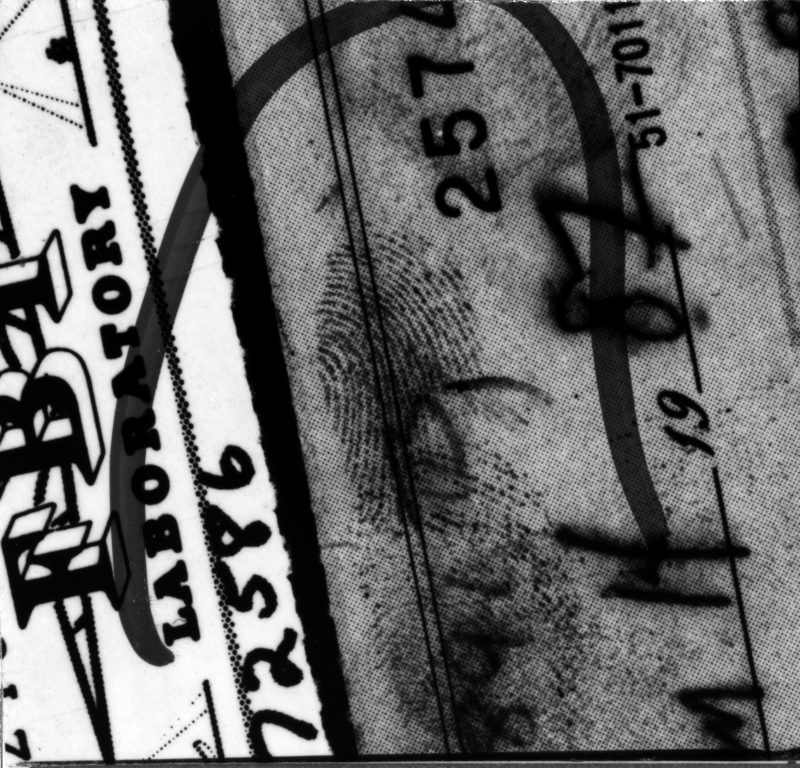
%> input picture 综合作业1/3.bmp, 800 x 768 px
$ octave fingerprint3_process.m   (GNU Octave 9; MATLAB toolbox functions it lacks are replaced by stand-ins)
%> lines starting %> are read from the running program, lines starting %| are printed output that depends on the picture; in (x1, y1, x2, y2) boxes, pixels count from 0 and x2, y2 are one past the last pixel; in counts of white or black regions, pixels touching at a corner belong together; the program's own positions count from 1
close all;
I = imread('.\3.bmp');
%> I is the input picture: size 768x800 uint8; min 0, max 255, mean 107.3
I = im2double(I);
%> I: size 768x800 double
[M,N]= size(I);
%> M = 768; N = 800

P = max(2*[M N]);% Padding size.
%> P = 1600
[DX, DY] = meshgrid(1:P);
H = ones(P,P);
D0 = 40;
n = 2;
F1 = fftshift(fft2(I,P,P));
F2 = log(1+abs(F1));
figure;
subplot(2,2,1),imshow(F2,[]),title('原图傅里叶变换');
%用notch滤波器去除原图中的黑点
notch = [616,237;252,54;60,440;425,608;240,987;614,1176;60,1421;444,1552];
for k = 1:8
    Dk1 = sqrt((DX-notch(k,1)).^2+(DY-notch(k,2)).^2);
    Dk2 = sqrt((DX-P-2+notch(k,1)).^2+(DY-P-2+notch(k,2)).^2);
    H1 = 1./(1+(D0./Dk1).^(2*n));
    H2 = 1./(1+(D0./Dk2).^(2*n));
    H = H.*H1.*H2;
end
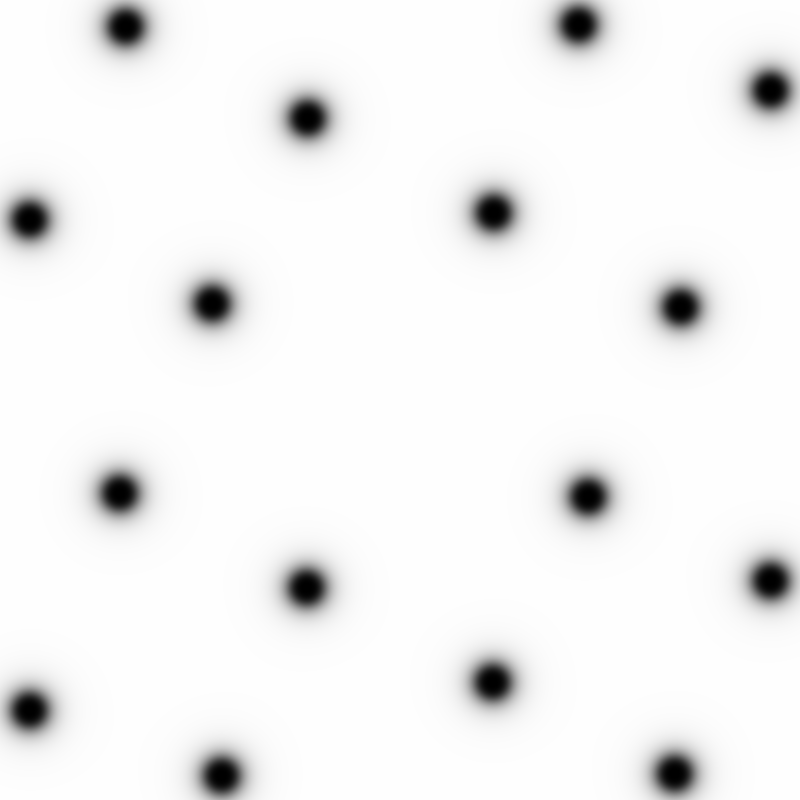
%> H: size 1600x1600 double (shown at 1/2 size); min 0, max 1, mean 0.953
subplot(2,2,2),imshow(H,[]),title('滤波器1');
G = H.*F1;
%去除黑线
H_2 = ones(P,P);
H_2(780:850,:)=0;
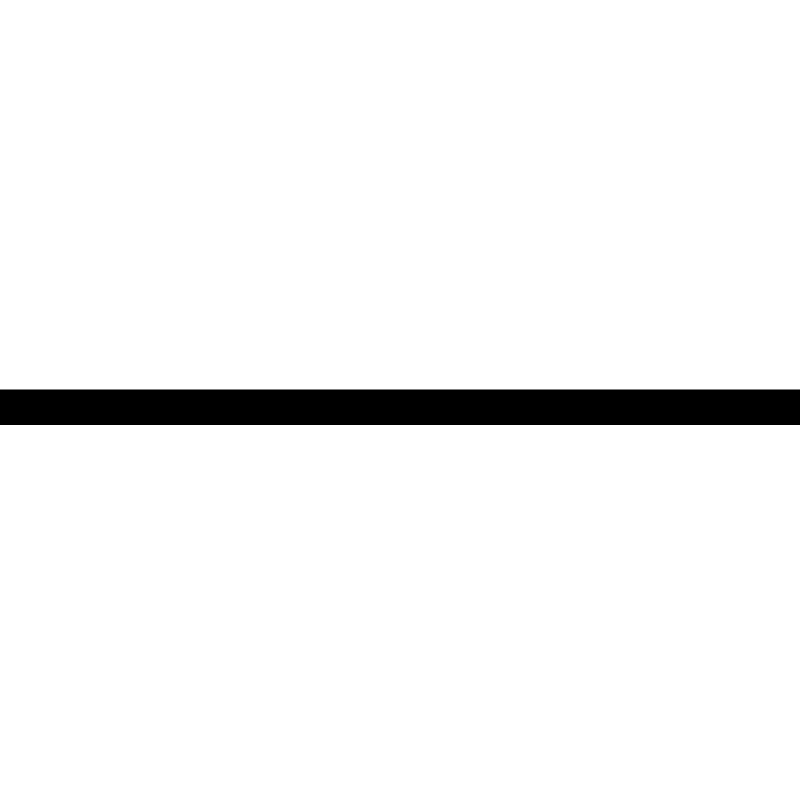
%> H_2: size 1600x1600 double (shown at 1/2 size); values 0 (black) and 1 (white), 95.6% white; 1 black region, box (x1, y1, x2, y2) and area: (0, 779, 1600, 850) 113600
H_2(780:850,740:890) = 1;
%> H_2: size 1600x1600 double; values 0 (black) and 1 (white), 96% white; 2 black regions, box (x1, y1, x2, y2) and area: (0, 779, 739, 850) 52469, (890, 779, 1600, 850) 50410
angle = atan2(816-709,1340-816);
H_2 = imrotate(H_2,angle*180/pi,'nearest','crop');
G2 = G.*H_2;
subplot(2,2,3),imshow(H_2,[]),title('滤波器2');
subplot(2,2,4),imshow(log(1+abs(G2)),[]),title('处理后的傅里图');
%> after `imshow(log(1+abs(G2)),[])`:
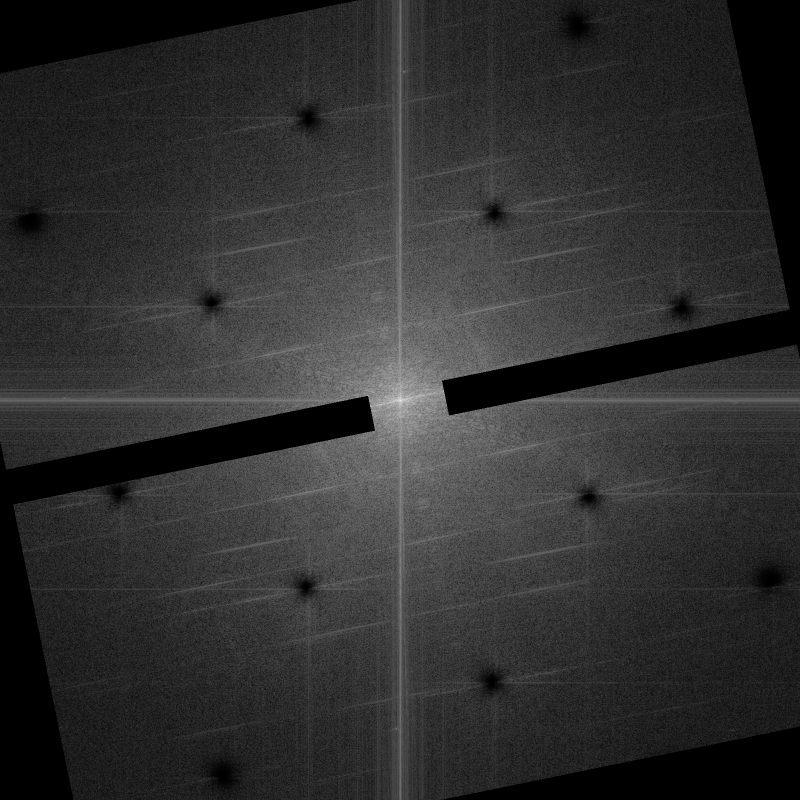
%> displayed picture: size 1600x1600, on the screen's scale of 0 to 255 (shown at 1/2 size); min 0, max 255, mean 47.3
%> after `title('处理后的傅里图')`:
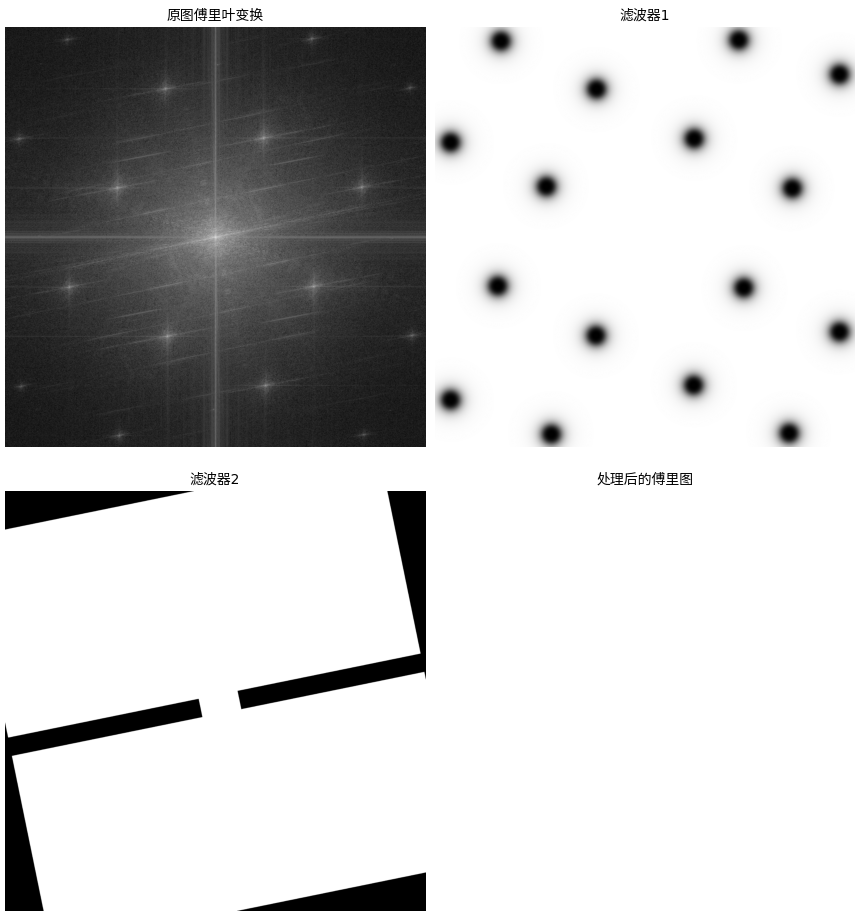
%> figure redrawn from the program's plot data, 4 panels
%反变换得到原图
I2 = real(ifft2(ifftshift(G2)));
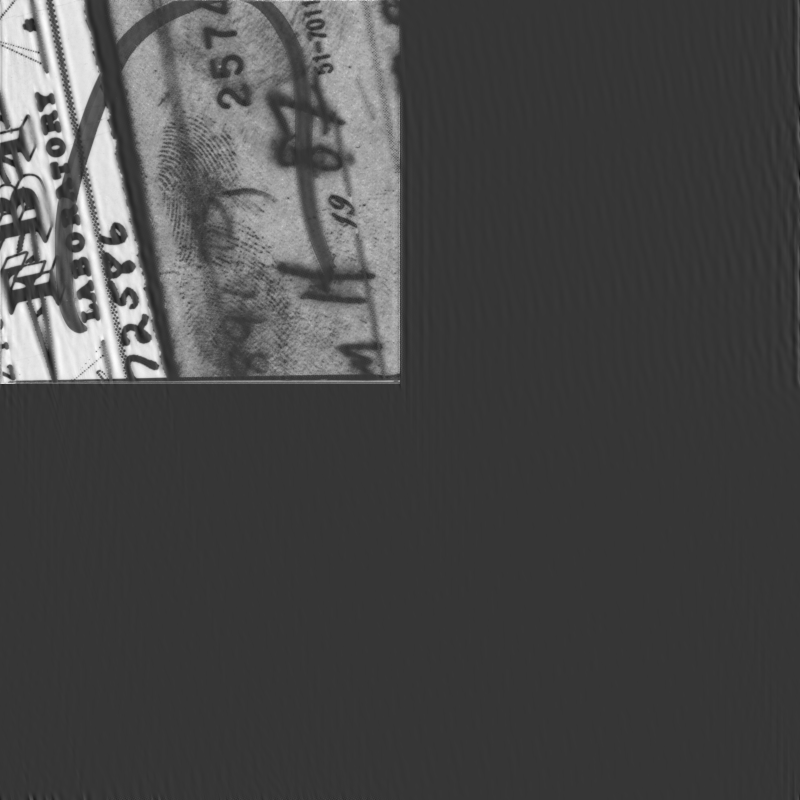
%> I2: size 1600x1600 double (shown at 1/2 size); min -0.302, max 1.11, mean 0.101; drawn with min black and max white
I2 = I2(1:M,1:N);
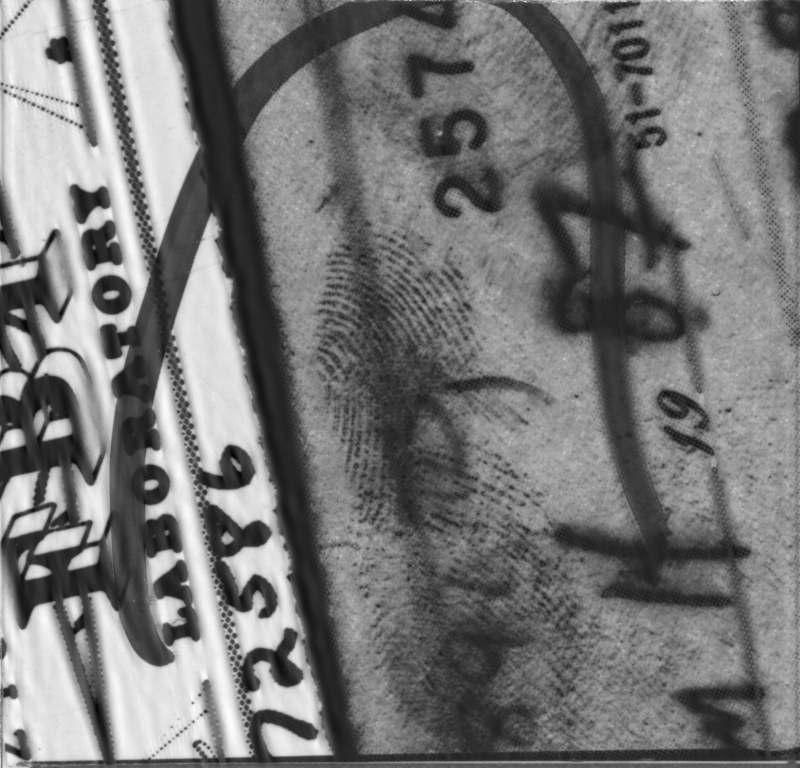
%> I2: size 768x800 double; min -0.194, max 1.11, mean 0.42; drawn with min black and max white
figure;
subplot(1,2,1),imshow(I,[]),title('原图');
subplot(1,2,2),imshow(I2,[]),title('结果');
imwrite(I2,'.\333.bmp');
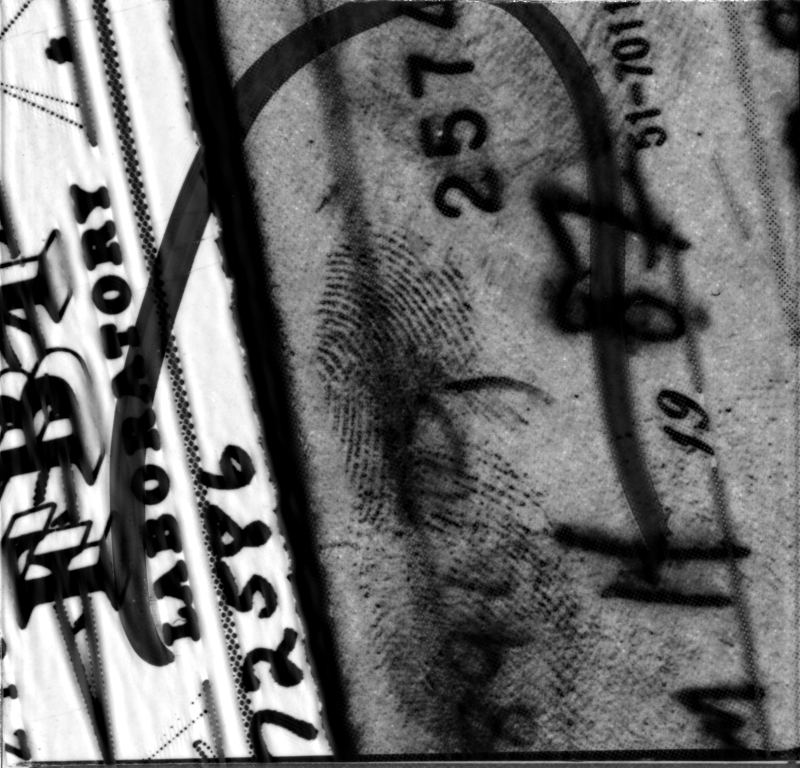
%> saved as 333.bmp: size 768x800 uint8; min 0, max 255, mean 107.2
